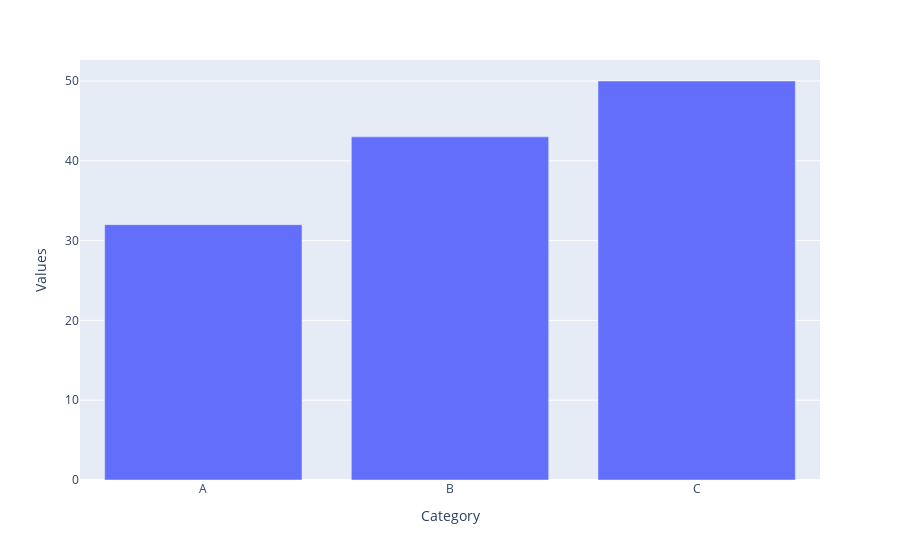

The code cell stored with this chart in its notebook:
### Code cell
# Your DataFrame
df2 = pd.DataFrame({'Category':['A','B','C'], 'Values':[32,43,50]})

# Bar plot
fig = px.bar(df2, x='Category', y='Values')
fig.show()

### Figure 1 — Plotly figure (JSON) as saved in the notebook; plotly's stock layout.template omitted (floating-point values rounded to 4 significant figures)
{"data": [{"hovertemplate": "Category=%{x}<br>Values=%{y}<extra></extra>", "legendgroup": "", "marker": {"color": "#636efa", "pattern": {"shape": ""}}, "name": "", "orientation": "v", "showlegend": false, "textposition": "auto", "type": "bar", "x": ["A", "B", "C"], "xaxis": "x", "y": [32, 43, 50], "yaxis": "y"}], "layout": {"barmode": "relative", "legend": {"tracegroupgap": 0}, "margin": {"t": 60}, "xaxis": {"anchor": "y", "domain": [0, 1], "title": {"text": "Category"}}, "yaxis": {"anchor": "x", "domain": [0, 1], "title": {"text": "Values"}}}}
